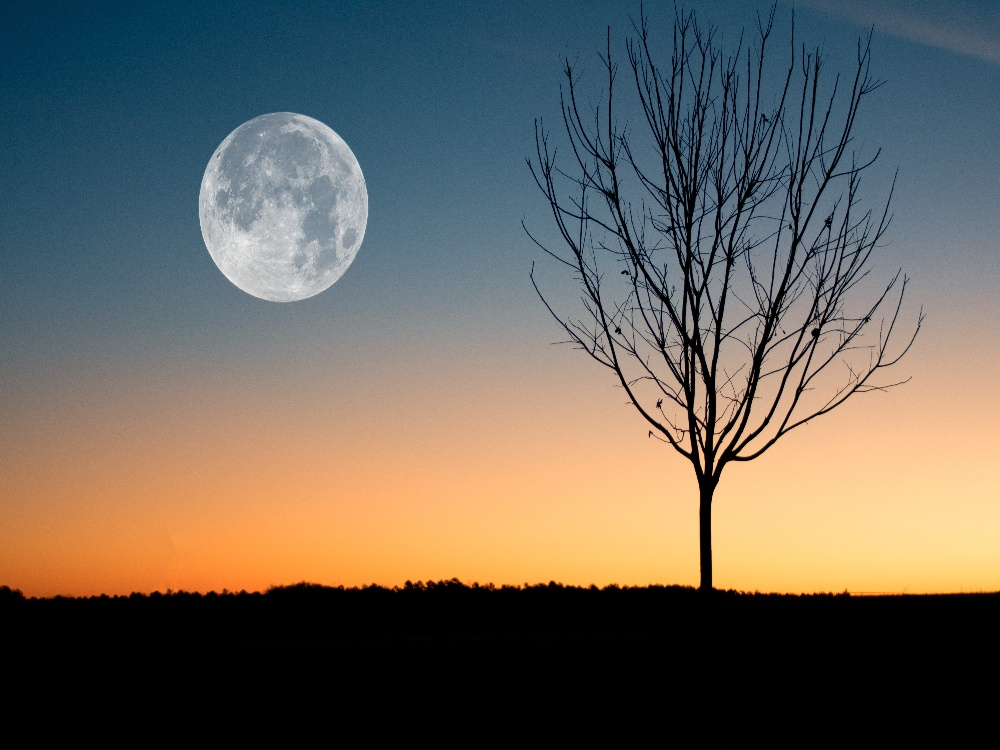
#> input picture SVD/2.jpg, 1000 x 750 px
$ python img_compression.py
#> lines starting #> are read from the running program, lines starting #| are printed output that depends on the picture; long printed decimals are rounded
import numpy as np

import cv2

image = cv2.imread('2.jpg', cv2.IMREAD_GRAYSCALE)
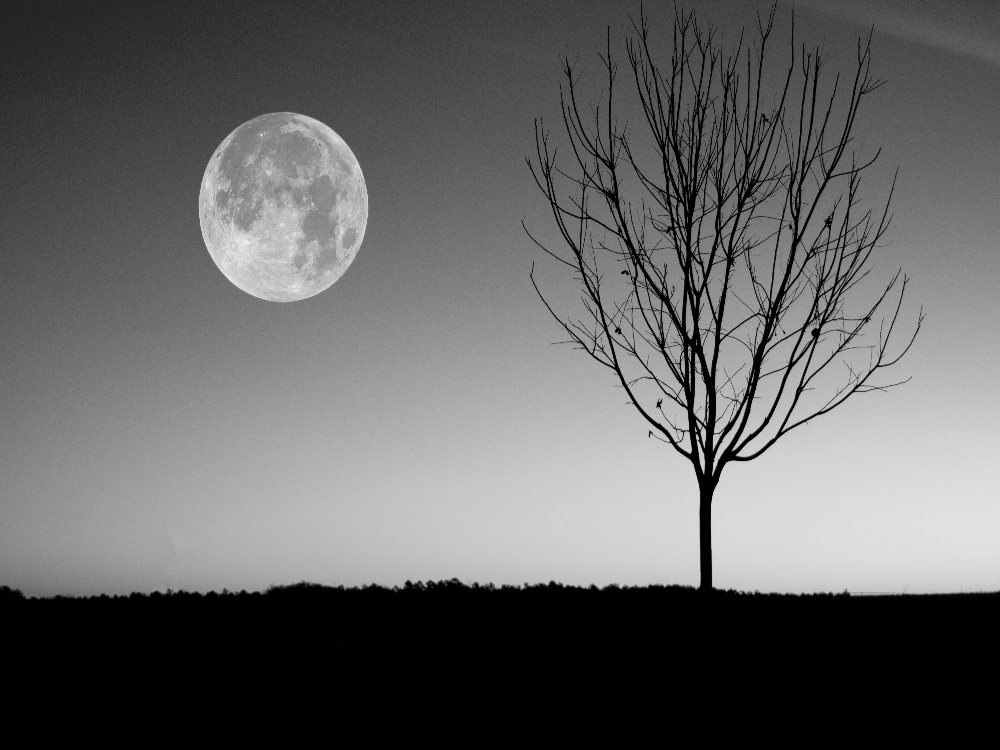
#> image: shape (750, 1000); min 0, max 241, mean 100.1
#cv2.imwrite('2.jpg', cv2.resize(image, (1000, 750)))

#svd
U, S, V = np.linalg.svd(image)
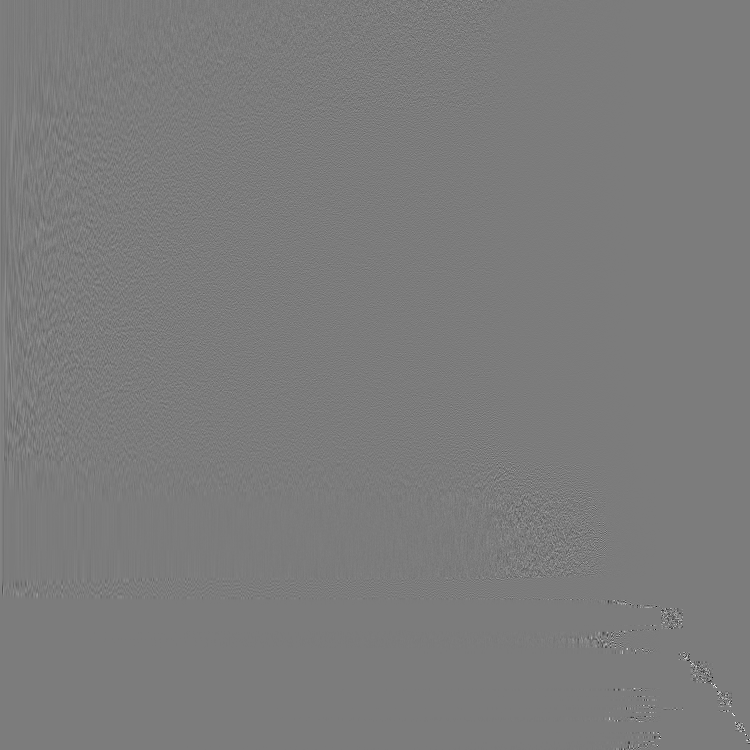
#> U: shape (750, 750) float64; min -0.949, max 1, mean 9.58e-05; drawn with min black and max white
#> S = 750 values, max 104303.5 at index 0, min 1.03e-11 at index 661, mean 487.2

n = 1000
m = 750

k = 200

S_matrix = np.zeros((m,n))
S_matrix[np.arange(m), np.arange(m)] = S

img = (U.dot(S_matrix).dot(V)).astype(np.uint8)

cv2.imshow('image', image)
cv2.imshow('img', img)

print(np.linalg.norm(img - image, 'fro'))
#| 131776.786


# processing to compress image k = 100

S_comp = np.zeros((k,k))
S_comp[np.arange(k), np.arange(k)] = S[:k]
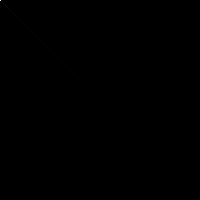
#> S_comp: shape (200, 200) float64; min 0, max 104303.5, mean 8; drawn with min black and max white
img_comp = (U[:,:k].dot(S_comp).dot(V[:k,:])).astype(np.uint8)
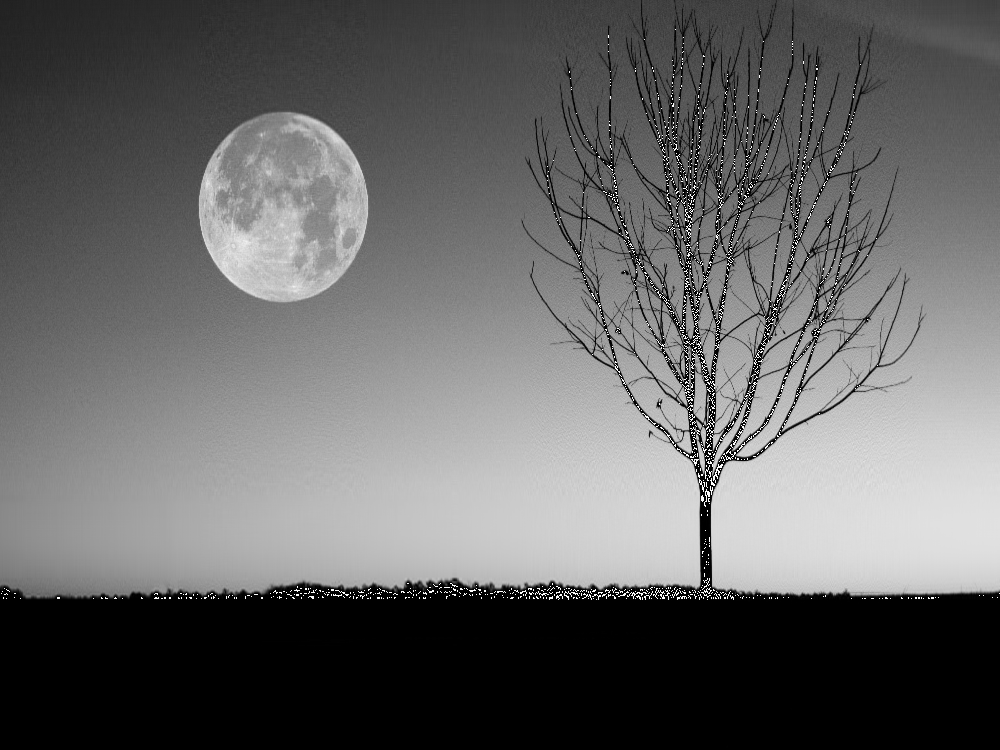
#> img_comp: shape (750, 1000); min 0, max 255, mean 101.4

cv2.imshow('comp', img_comp)

cv2.waitKey(0)
